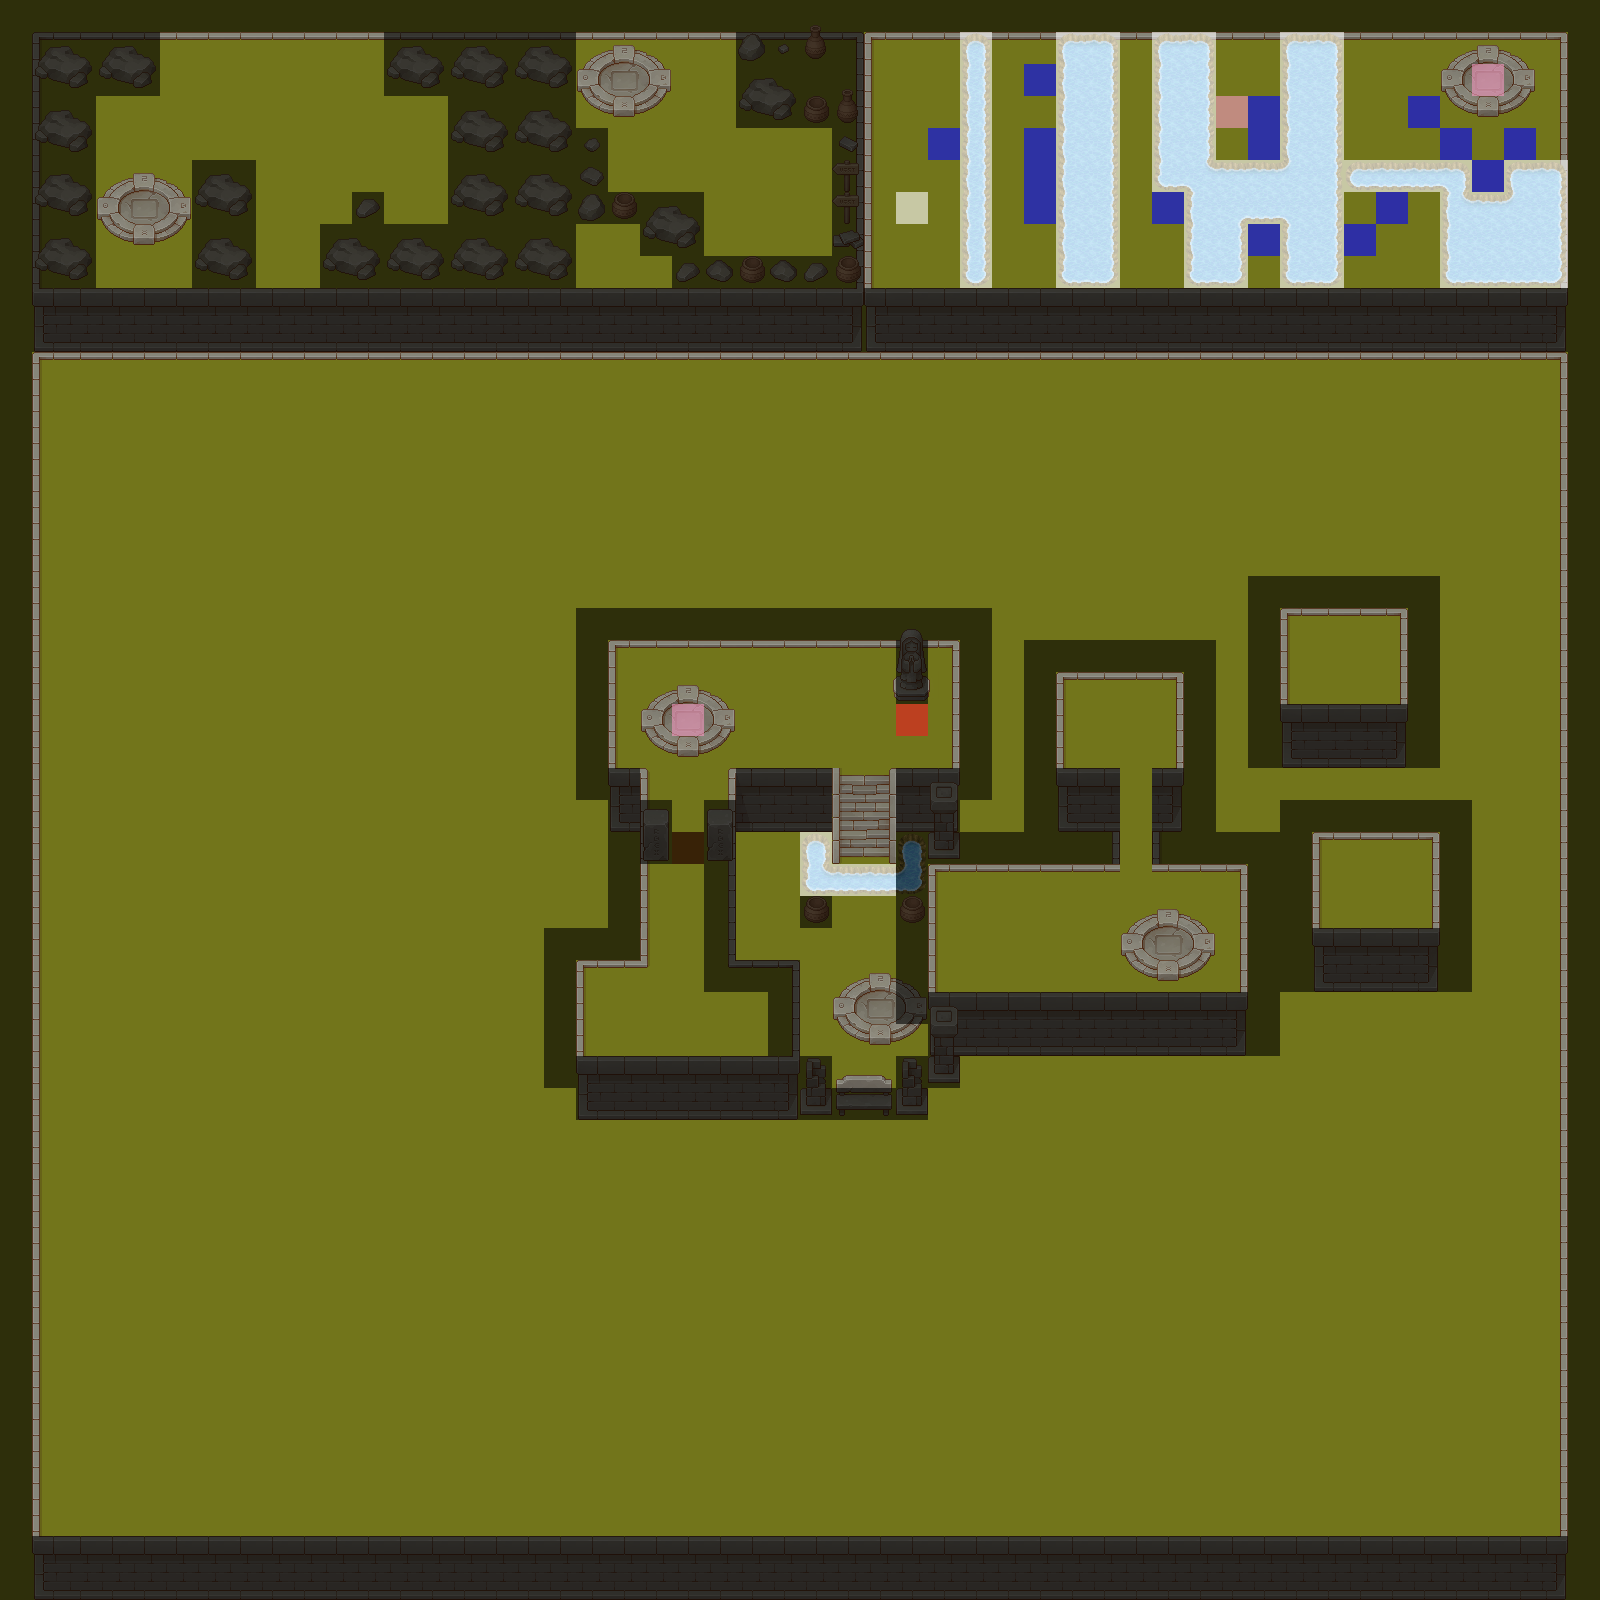

This game map was drawn from its Tiled (.tmx) file and the tilesets committed beside it. A one-line description and the trimmed map source follow:
An orthogonal 50x50 tile map with 32x32 px tiles, 14 tile layers (Grass, Wall, Struct, Props, ...), 12 tilesets.

<map version="1.5" tiledversion="1.7.2" orientation="orthogonal" renderorder="right-down" width="50" height="50" tilewidth="32" tileheight="32" infinite="0" nextlayerid="15" nextobjectid="1">
 <editorsettings>
  <export target="7/Stage7.csv" format="csv" />
 </editorsettings>
 <tileset firstgid="1" source="../tsx/TX Tileset Grass.tsx" />
 <tileset firstgid="65" source="../tsx/TX Tileset Wall.tsx" />
 <tileset firstgid="321" source="../tsx/EventFlag.tsx" />
 <tileset firstgid="331" source="../tsx/Flag.tsx" />
 <tileset firstgid="337" source="../tsx/TX Props.tsx" />
 <tileset firstgid="593" source="../tsx/TX Shadow Plant.tsx" />
 <tileset firstgid="849" source="../tsx/TX Shadow.tsx" />
 <tileset firstgid="1105" source="../tsx/TX Struct.tsx" />
 <tileset firstgid="1361" source="../tsx/TX Tileset Stone Ground.tsx" />
 <tileset firstgid="1425" source="../tsx/[A]Water2_pipo.tsx" />
 <tileset firstgid="1473" source="../tsx/TX Plant.tsx" />
 <tileset firstgid="1729" source="../tsx/TX Player.tsx" />
 <layer id="1" name="Grass" width="50" height="50">
  <data>[2500 cells, 2500 non-empty, 1 distinct tile ids]</data>
 </layer>
 <layer id="10" name="Wall" width="50" height="50">
  <data>[2500 cells, 539 non-empty, 22 distinct tile ids]</data>
 </layer>
 <layer id="11" name="Struct" width="50" height="50">
  <data>[2500 cells, 6 non-empty, 6 distinct tile ids]</data>
 </layer>
 <layer id="5" name="Props" width="50" height="50">
  <data>[2500 cells, 185 non-empty, 45 distinct tile ids]</data>
 </layer>
 <layer id="12" name="Plant" width="50" height="50">
  <data>[2500 cells, 0 non-empty, 0 distinct tile ids]</data>
 </layer>
 <layer id="14" name="Water" width="50" height="50">
  <data>[2500 cells, 83 non-empty, 22 distinct tile ids]</data>
 </layer>
 <layer id="2" name="Player" width="50" height="50">
  <data>[2500 cells, 1 non-empty, 1 distinct tile ids]</data>
 </layer>
 <layer id="3" name="Box" width="50" height="50">
  <data>[2500 cells, 15 non-empty, 2 distinct tile ids]</data>
 </layer>
 <layer id="4" name="Goal" width="50" height="50">
  <data>[2500 cells, 1 non-empty, 1 distinct tile ids]</data>
 </layer>
 <layer id="7" name="TeleportGate" width="50" height="50">
  <data>[2500 cells, 2 non-empty, 1 distinct tile ids]</data>
 </layer>
 <layer id="8" name="Key" width="50" height="50">
  <data>[2500 cells, 1 non-empty, 1 distinct tile ids]</data>
 </layer>
 <layer id="9" name="Door" width="50" height="50">
  <data>[2500 cells, 1 non-empty, 1 distinct tile ids]</data>
 </layer>
 <layer id="6" name="Barrier" width="50" height="50">
  <data>[2500 cells, 637 non-empty, 2 distinct tile ids]</data>
 </layer>
 <layer id="13" name="WaterBarrier" width="50" height="50">
  <data>[2500 cells, 81 non-empty, 1 distinct tile ids]</data>
 </layer>
</map>
